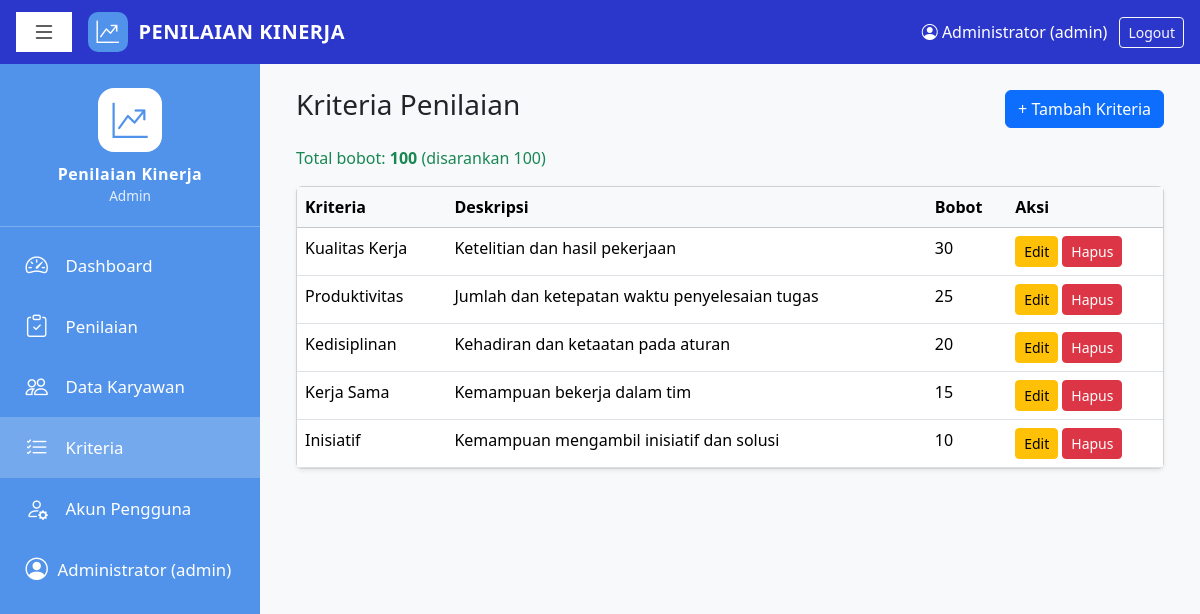
Page /criterias.php (signed in) on the committed database.
### tables this page shows
CREATE TABLE criterias (
  id INT AUTO_INCREMENT PRIMARY KEY,
  name VARCHAR(100) NOT NULL,
  description TEXT NULL,
  weight TINYINT UNSIGNED NOT NULL
);

### config.php (called while the page is built, shortened)
<?php
function e($s): string { return htmlspecialchars((string)$s, ENT_QUOTES, 'UTF-8'); }
function is_admin(): bool { return ($_SESSION['user']['role'] ?? '') === 'admin'; }
function is_karyawan(): bool { return ($_SESSION['user']['role'] ?? '') === 'karyawan'; }

### criterias.php (the view, shortened to what this page needs)
<?php
require 'config.php';
$criterias = $pdo->query('SELECT * FROM criterias ORDER BY id')->fetchAll();
$totalWeight = array_sum(array_column($criterias, 'weight'));
require 'header.php';
?>
<div class="d-flex justify-content-between align-items-center mb-3">
    <h3>Kriteria Penilaian</h3>
    <a href="criteria_form.php" class="btn btn-primary">+ Tambah Kriteria</a>
</div>
<p class="<?= $totalWeight == 100 ? 'text-success' : 'text-danger' ?>">
    Total bobot: <strong><?= $totalWeight ?></strong> (disarankan 100)
</p>
<div class="card shadow-sm"><div class="table-responsive">
<table class="table table-hover mb-0">
    <thead class="table-light"><tr><th>Kriteria</th><th>Deskripsi</th><th>Bobot</th><th>Aksi</th></tr></thead>
    <tbody>
    <?php foreach ($criterias as $c): ?>
        <tr>
            <td><?= e($c['name']) ?></td>
            <td><?= e($c['description']) ?></td>
            <td><?= (int)$c['weight'] ?></td>
            <td class="d-flex gap-1">
                <a class="btn btn-sm btn-warning" href="criteria_form.php?id=<?= (int)$c['id'] ?>">Edit</a>
                <?php if (is_admin()): ?>
                <form method="POST" action="criteria_delete.php" onsubmit="return confirm('Hapus kriteria ini?')">
                    <button class="btn btn-sm btn-danger">Hapus</button>
                </form>
                <?php endif; ?>
            </td>
        </tr>
    <?php endforeach; ?>
    </tbody>
</table>
</div></div>
<?php require 'footer.php'; ?>

### header.php (shortened to what this page needs)
<?php
$current = basename($_SERVER['PHP_SELF']);
function nav_active(array $files): string {
    global $current;
    return in_array($current, $files, true) ? 'active' : '';
}
?>
<!DOCTYPE html>
<html lang="id">
<head>
    <link href="https://cdn.jsdelivr.net/npm/bootstrap@5.3.3/dist/css/bootstrap.min.css" rel="stylesheet">
    <link href="https://cdn.jsdelivr.net/npm/bootstrap-icons@1.11.3/font/bootstrap-icons.min.css" rel="stylesheet">
</head>
<body class="bg-light">
<header class="topbar">
    <button type="button" class="toggle" id="sidebarToggle" aria-label="Menu"><i class="bi bi-list"></i></button>
    <a class="brand" href="<?= is_karyawan() ? 'appraisals.php' : 'index.php' ?>">
        <span class="logo-badge"><i class="bi bi-graph-up-arrow"></i></span>
        Penilaian Kinerja
    </a>
    <div class="user">
        <a href="profile.php" class="user-name text-white text-decoration-none"><i class="bi bi-person-circle"></i> <?= e($_SESSION['user']['name']) ?> (<?= e($_SESSION['user']['role']) ?>)</a>
        <a class="btn btn-outline-light btn-sm" href="logout.php">Logout</a>
    </div>
</header>
<aside class="sidebar" id="sidebar">
    <div class="sidebar-logo">
        <span class="logo-badge"><i class="bi bi-graph-up-arrow"></i></span>
        <div class="name">Penilaian Kinerja</div>
        <div class="role"><?= e($_SESSION['user']['role']) ?></div>
    </div>
    <?php if (!is_karyawan()): ?>
    <a href="index.php" class="<?= nav_active(['index.php']) ?>"><i class="bi bi-speedometer2"></i> Dashboard</a>
    <?php endif; ?>
    <a href="appraisals.php" class="<?= nav_active(['appraisals.php', 'appraisal_form.php', 'appraisal_show.php']) ?>">
        <i class="bi bi-clipboard-check"></i> <?= is_karyawan() ? 'Nilai Saya' : 'Penilaian' ?>
    </a>
    <?php if (is_admin() || is_manager()): ?>
    <a href="employees.php" class="<?= nav_active(['employees.php', 'employee_form.php']) ?>"><i class="bi bi-people"></i> Data Karyawan</a>
    <?php endif; ?>
    <?php if (is_admin() || is_manager()): ?>
    <a href="criterias.php" class="<?= nav_active(['criterias.php', 'criteria_form.php']) ?>"><i class="bi bi-list-check"></i> Kriteria</a>
    <?php endif; ?>
    <?php if (is_admin()): ?>
    <a href="users.php" class="<?= nav_active(['users.php', 'users_form.php']) ?>"><i class="bi bi-person-gear"></i> Akun Pengguna</a>
    <?php endif; ?>
    <a href="profile.php" class="user-name text-white text-decoration-none d-flex align-items-center gap-2">
        <?php if (!empty($_SESSION['user']['photo'])): ?>
            <img src="uploads/profile/<?= e($_SESSION['user']['photo']) ?>" alt="" class="rounded-circle" style="width:32px;height:32px;object-fit:cover">
            <?php else: ?>
                <i class="bi bi-person-circle"></i>
            <?php endif; ?>
            <?= e($_SESSION['user']['name']) ?> (<?= e($_SESSION['user']['role']) ?>)
        </a>
</aside>
<main class="content">
<div class="container-fluid pb-5">

### footer.php (shortened to what this page needs)
</div>
</main>
</body>
</html>

### header.php (style rules this page uses)
:root { --top-h: 64px; --side-w: 260px; --c-top: #2b36cb; --c-side: #5193ea; }
.topbar { position: fixed; top: 0; left: 0; right: 0; height: var(--top-h); background: var(--c-top); color: #fff; z-index: 1030; display: flex; align-items: center; gap: 1rem; padding: 0 1rem; }
.topbar .toggle { background: #fff; border: 0; width: 56px; height: 40px; font-size: 1.5rem; color: #222; line-height: 1; }
.topbar .brand { color: #fff; text-decoration: none; font-weight: 700; font-size: 1.25rem; letter-spacing: .5px; text-transform: uppercase; }
.topbar .user { margin-left: auto; display: flex; align-items: center; gap: .75rem; }
.sidebar { position: fixed; top: var(--top-h); bottom: 0; left: 0; width: var(--side-w); background: var(--c-side); overflow-y: auto; padding: 1rem 0; transition: transform .2s; z-index: 1020; }
.sidebar a { display: flex; align-items: center; gap: 1rem; color: #fff; text-decoration: none; padding: .85rem 1.5rem; font-size: 1.05rem; }
.sidebar a i { font-size: 1.4rem; width: 1.6rem; text-align: center; }
.sidebar a:hover, .sidebar a.active { background: rgba(255, 255, 255, .2); }
.content { margin-left: var(--side-w); padding: calc(var(--top-h) + 1.5rem) 1.5rem 0; transition: margin .2s; }
.logo-badge { display: inline-flex; align-items: center; justify-content: center; width: 40px; height: 40px; border-radius: 10px; background: var(--c-side); color: #fff; font-size: 1.4rem; }
.topbar .brand { display: flex; align-items: center; gap: .65rem; }
.sidebar-logo { text-align: center; color: #fff; padding: .5rem 1rem 1.25rem; margin-bottom: .5rem; border-bottom: 1px solid rgba(255, 255, 255, .25); }
.sidebar-logo .logo-badge { width: 64px; height: 64px; font-size: 2.2rem; border-radius: 16px; background: #fff; color: var(--c-side); margin-bottom: .6rem; }
.sidebar-logo .name { font-weight: 700; letter-spacing: .5px; }
.sidebar-logo .role { font-size: .85rem; opacity: .85; text-transform: capitalize; }

### rows in the picture
criterias: name "Kualitas Kerja", description "Ketelitian dan hasil pekerjaan", weight "30"
criterias: name "Produktivitas", description "Jumlah dan ketepatan waktu penyelesaian tugas", weight "25"
criterias: name "Kedisiplinan", description "Kehadiran dan ketaatan pada aturan", weight "20"
criterias: name "Kerja Sama", description "Kemampuan bekerja dalam tim", weight "15"
criterias: name "Inisiatif", description "Kemampuan mengambil inisiatif dan solusi", weight "10"

### other values in the picture
$_SESSION['user']['name'] "Administrator"
$_SESSION['user']['role'] "admin"
$_SESSION['user']['role'] "Admin"
$totalWeight "100"
